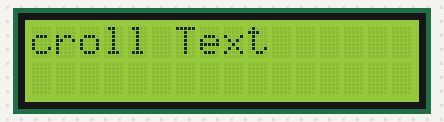
The sketch below on a simulated Arduino Uno, built with avr-gcc and run on an emulated ATmega328P. Parts: 16×2 character LCD.

Above: at 1.12 s.
At 1.83 s:
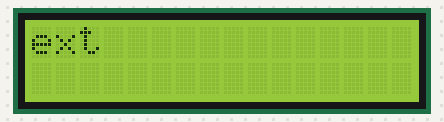
At 2.53 s:
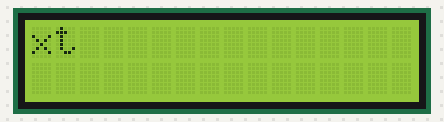
At 3.95 s:
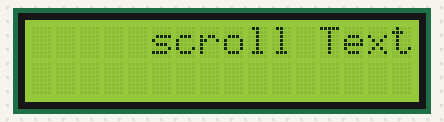
At 5.36 s:
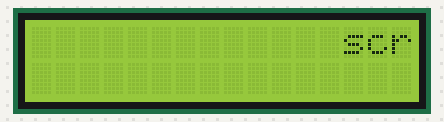
At 6.7 s:
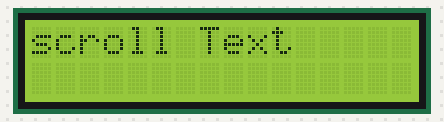

Measured:
- by itself, everything shown: repeats every 6.7 s, in 54 steps
- what the display in image 5 shows lasts 1.1 s, from 6.6 s to 7.7 s

The sketch:

scroll_text.ino
```cpp
//pranitelearnings
//scrolling display
// include the library code:
#include <LiquidCrystal_I2C.h>
// initialize the library with the numbers of the interface pins
LiquidCrystal_I2C lcd(0x27,16,2);
void setup() {

lcd.init();
lcd.backlight();
// Print a message to the LCD.
lcd.print("scroll Text"); //enter your custom text //
delay(1000);
}
void loop() {
// scroll 12 positions (string length) to the left
// to move it offscreen left:
for (int positionCounter = 0; positionCounter < 12; positionCounter++) {
// scroll one position left:
lcd.scrollDisplayLeft();
// wait a bit:
delay(100);
}
// scroll 28 positions (string length + display length) to the right
// to move it offscreen right: 12+16 = 28
for (int positionCounter = 0; positionCounter < 28; positionCounter++) {
// scroll one position right:
lcd.scrollDisplayRight();
// wait a bit:
delay(100);
}
// scroll 16 positions (display length + string length) to the left
// to move it back to center:
for (int positionCounter = 0; positionCounter < 16; positionCounter++) {
// scroll one position left:
lcd.scrollDisplayLeft();
// wait a bit:
delay(100);
}
// delay at the end of the full loop:
delay(1000);
}
```
